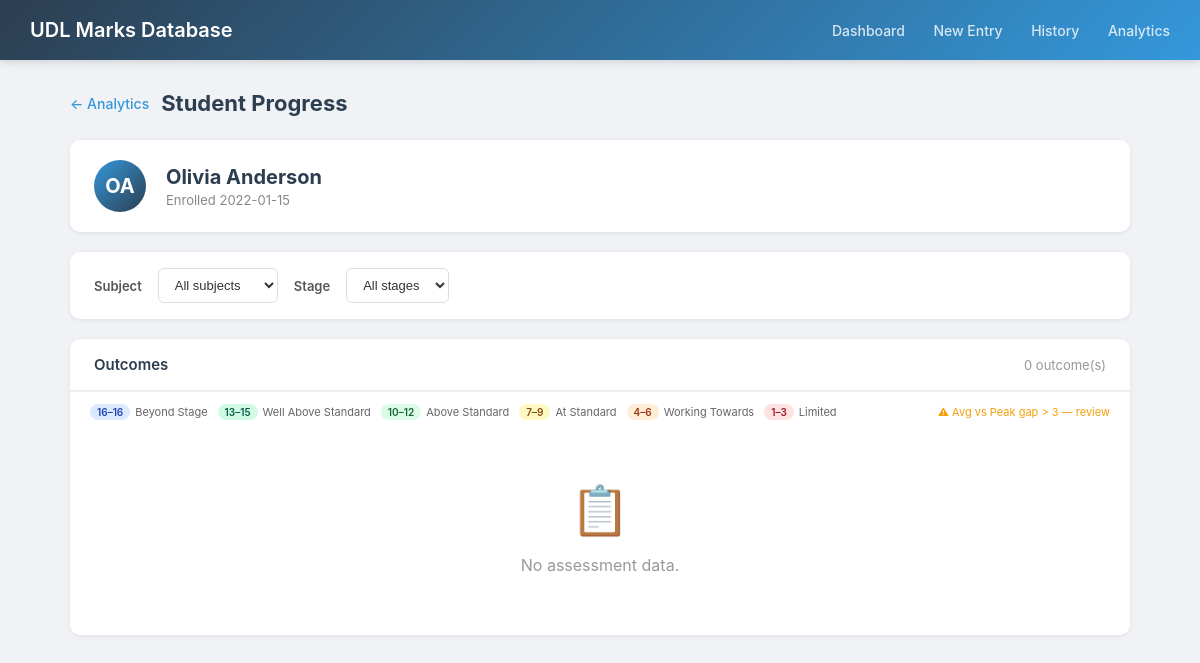
Page /student/10015 on the committed database.
### tables this page shows
CREATE TABLE students (
            student_id      INTEGER PRIMARY KEY,
            first_name      TEXT NOT NULL,
            last_name       TEXT NOT NULL,
            year_group      TEXT,
            enrollment_date DATE
        );

### app.py (the view, shortened to what this page needs)
@app.route('/student/<int:student_id>')
def student_progress(student_id):
    conn = get_db_connection()
    c = conn.cursor()
    c.execute("SELECT * FROM students WHERE student_id = ?", (student_id,))
    student = c.fetchone()
    if not student:
        conn.close()
        return "Student not found", 404
    subject_id = request.args.get('subject_id', type=int)
    stage = request.args.get('stage', '').strip()
    params = [student_id]
    extra = ""
    if subject_id:
        extra += " AND o.subject_id = ?"
        params.append(subject_id)
    if stage:
        extra += " AND sg.stage_name = ?"
        params.append(stage)
    c.execute(f"""
        SELECT o.outcome_id, o.outcome_code, o.outcome_name,
               a.attempt_date, a.assessment_title,
               sd.score, subj.subject_name, sg.stage_name
        FROM scoring_detail sd
        JOIN attempt_outcomes ao ON sd.attempt_outcome_id = ao.attempt_outcome_id
        JOIN outcomes o          ON ao.outcome_id         = o.outcome_id
        JOIN attempts a          ON ao.attempt_id         = a.attempt_id
        LEFT JOIN subjects subj  ON o.subject_id          = subj.subject_id
        LEFT JOIN stages   sg    ON o.stage_id            = sg.stage_id
        WHERE a.student_id = ?{extra}
        ORDER BY o.outcome_code, a.attempt_date
    """, params)
    rows = c.fetchall()
    outcome_data = {}
    outcome_list = []
    outcome_list.sort(key=lambda x: x['code'])
    c.execute("SELECT subject_id, subject_name FROM subjects ORDER BY subject_name")
    subjects = c.fetchall()
    c.execute("SELECT stage_name FROM stages ORDER BY stage_id")
    stages = [r[0] for r in c.fetchall()]
    conn.close()
    return render_template('student_progress.html',
        student=student,
        outcome_list=outcome_list,
        subjects=subjects, stages=stages,
        current_subject_id=subject_id,
        current_stage=stage,
        max_score=MAX_SCORE,
        bands=BANDS,
        discrepancy_threshold=DISCREPANCY_THRESHOLD,
    )

### app.py (called while the page is built)
def get_db_connection():
    conn = sqlite3.connect(DATABASE)
    conn.row_factory = sqlite3.Row
    conn.execute("PRAGMA foreign_keys = ON")
    return conn

### templates/student_progress.html (shortened to what this page needs)
<!DOCTYPE html>
<html lang="en">
<head>
</head>
<body>
    <div class="navbar">
        <h1>UDL Marks Database</h1>
        <nav>
            <a href="{{ url_for('index') }}">Dashboard</a>
            <a href="{{ url_for('marks_entry') }}">New Entry</a>
            <a href="{{ url_for('recent_entries') }}">History</a>
            <a href="{{ url_for('analytics') }}">Analytics</a>
        </nav>
    </div>
    <div class="main-content">
        <div class="page-header">
            <a href="{{ url_for('analytics') }}" class="back-link">&larr; Analytics</a>
            <h2>Student Progress</h2>
        </div>
        <div class="student-card">
            <div class="student-avatar">{{ student.first_name[0] }}{{ student.last_name[0] }}</div>
            <div>
                <div class="student-name">{{ student.first_name }} {{ student.last_name }}</div>
                <div class="student-meta">Enrolled {{ student.enrollment_date }}</div>
            </div>
        </div>
        <form method="GET" class="filter-bar">
            <label>Subject</label>
            <select name="subject_id" onchange="this.form.submit()">
                <option value="">All subjects</option>
            </select>
            <label>Stage</label>
            <select name="stage" onchange="this.form.submit()">
                <option value="">All stages</option>
            </select>
        </form>
        <div class="outcomes-card">
            <div class="outcomes-card-header">
                <h3>Outcomes</h3>
                <span class="count">{{ outcome_list | length }} outcome(s)</span>
            </div>
            <div style="display:flex;gap:10px;flex-wrap:wrap;padding:12px 20px 0;border-top:1px solid #f0f0f0;">
                {% for lo, hi, label, css in bands %}
                <span style="display:inline-flex;align-items:center;gap:5px;font-size:11px;color:#666;">
                    <span class="band-pill {{ css }}" style="font-size:10px;padding:2px 7px;">{{ lo }}–{{ hi if hi < 16 else hi }}</span>
                    {{ label }}
                </span>
                {% endfor %}
                <span style="display:inline-flex;align-items:center;gap:5px;font-size:11px;color:#f59e0b;margin-left:auto;">
                    ⚠ Avg vs Peak gap &gt; {{ discrepancy_threshold }} — review
                </span>
            </div>
            {% if outcome_list %}
            <table style="margin-top:8px;">
                <thead>
                    <tr>
                        <th>Code</th>
                        <th>Outcome</th>
                        <th>Context</th>
                        <th>History</th>
                        <th class="num">Avg</th>
                        <th class="num">Peak</th>
                        <th>Awarded Standard</th>
                        <th></th>
                    </tr>
                </thead>
                <tbody>
                {% for o in outcome_list %}
                <tr>
                    <td class="code-cell">{{ o.code }}</td>
                    <td class="name-cell">{{ o.name }}</td>
                    <td class="meta-cell">
                        {{ o.subjects }}{% if o.stages %} &middot; {{ o.stages }}{% endif %}
                        {% if o.count > 1 %}
                        <br><span style="color:#bbb;font-size:11px;">{{ o.count }} attempts &nbsp;
                            {% if o.trend == '▲' %}<span class="trend-up">▲</span>
                            {% elif o.trend == '▼' %}<span class="trend-down">▼</span>
                            {% else %}<span class="trend-flat">—</span>{% endif %}
                        </span>
                        {% endif %}
                    </td>
                    <td class="sparkline-cell">
                        {% if o.sparkline %}{{ o.sparkline | safe }}
                        {% else %}<span style="color:#ddd;font-size:12px;">—</span>{% endif %}
                    </td>
                    <td style="text-align:right;color:#666;font-size:13px;white-space:nowrap;">{{ o.avg }}<span style="color:#ccc;font-size:11px;">/{{ max_score }}</span></td>
                    <td style="text-align:right;font-weight:700;color:#2c3e50;white-space:nowrap;">{{ o.peak }}<span style="color:#ccc;font-size:11px;">/{{ max_score }}</span></td>
                    <td>
                        {% if o.band_label %}
                        <span class="band-pill {{ o.band_css }}">{{ o.band_label }}</span>
                        {% else %}
                        <span class="band-pill band-none">Not assessed</span>
                        {% endif %}
                    </td>
                    <td style="text-align:center;width:32px;">
                        {% if o.flagged %}
                        <span class="flag-cell" title="Large gap between avg ({{ o.avg }}) and peak ({{ o.peak }}) — may reflect group work or assisted assessment. Awarded standard withheld pending review.">⚠</span>
                        {% endif %}
                    </td>
                </tr>
                {% endfor %}
                </tbody>
            </table>
            {% else %}
            <div class="empty-state">
                <div class="icon">&#128203;</div>
                <p>No assessment data{% if current_subject_id or current_stage %} matching these filters{% endif %}.</p>
            </div>
            {% endif %}
        </div>
    </div>
</body>
</html>

### templates/student_progress.html (style rules this page uses)
* { box-sizing: border-box; margin: 0; padding: 0; }
body { font-family: -apple-system, BlinkMacSystemFont, 'Segoe UI', Roboto, sans-serif; background: #f0f2f5; color: #333; }
.navbar { background: linear-gradient(135deg, #2c3e50, #3498db); color: white; padding: 0 30px; display: flex; align-items: center; justify-content: space-between; height: 60px; box-shadow: 0 2px 8px rgba(0,0,0,0.15); }
.navbar h1 { font-size: 20px; font-weight: 600; }
.navbar nav a { color: rgba(255,255,255,0.8); text-decoration: none; margin-left: 24px; font-size: 14px; font-weight: 500; }
.main-content { max-width: 1100px; margin: 30px auto; padding: 0 20px; }
.page-header { display: flex; align-items: center; gap: 12px; margin-bottom: 24px; }
.page-header h2 { font-size: 22px; color: #2c3e50; }
.back-link { color: #3498db; text-decoration: none; font-size: 14px; font-weight: 500; }
.student-card { background: white; border-radius: 10px; box-shadow: 0 1px 4px rgba(0,0,0,0.08); padding: 20px 24px; margin-bottom: 20px; display: flex; align-items: center; gap: 20px; }
.student-avatar { width: 52px; height: 52px; border-radius: 50%; background: linear-gradient(135deg, #3498db, #2c3e50); display: flex; align-items: center; justify-content: center; color: white; font-size: 20px; font-weight: 700; flex-shrink: 0; }
.student-name { font-size: 20px; font-weight: 700; color: #2c3e50; }
.student-meta { font-size: 13px; color: #888; margin-top: 3px; }
.filter-bar { background: white; border-radius: 10px; box-shadow: 0 1px 4px rgba(0,0,0,0.08); padding: 16px 24px; margin-bottom: 20px; display: flex; align-items: center; gap: 16px; flex-wrap: wrap; }
.filter-bar label { font-size: 13px; font-weight: 600; color: #555; }
.filter-bar select { padding: 8px 12px; border: 1px solid #ddd; border-radius: 6px; font-size: 13px; color: #333; background: white; }
.outcomes-card { background: white; border-radius: 10px; box-shadow: 0 1px 4px rgba(0,0,0,0.08); overflow: hidden; }
.outcomes-card-header { padding: 16px 24px; border-bottom: 1px solid #eee; display: flex; align-items: center; justify-content: space-between; }
.outcomes-card-header h3 { font-size: 15px; color: #2c3e50; font-weight: 600; }
.outcomes-card-header .count { font-size: 13px; color: #999; }
.band-pill { display: inline-flex; align-items: center; padding: 4px 10px; border-radius: 20px; font-weight: 600; font-size: 12px; white-space: nowrap; }
.band-beyond { background: #dbeafe; color: #1e40af; }
.band-well-above { background: #d1fae5; color: #065f46; }
.band-above { background: #dcfce7; color: #166534; }
.band-standard { background: #fef9c3; color: #854d0e; }
.band-working { background: #ffedd5; color: #9a3412; }
.band-limited { background: #fee2e2; color: #991b1b; }
.empty-state { text-align: center; padding: 60px 20px; color: #999; }
.empty-state .icon { font-size: 48px; margin-bottom: 16px; }

### rows in the picture
students: first_name "O", last_name "A", first_name "Olivia", last_name "Anderson", enrollment_date "2022-01-15"

### other values in the picture
{{ outcome_list | length }} "0"
{{ lo }} "16" "13" "10" "7" "4" "1"
{{ hi if hi < 16 else hi }} "16" "15" "12" "9" "6" "3"
{{ label }} "Beyond Stage" "Well Above Standard" "Above Standard" "At Standard" "Working Towards" "Limited"
{{ discrepancy_threshold }} "3"
